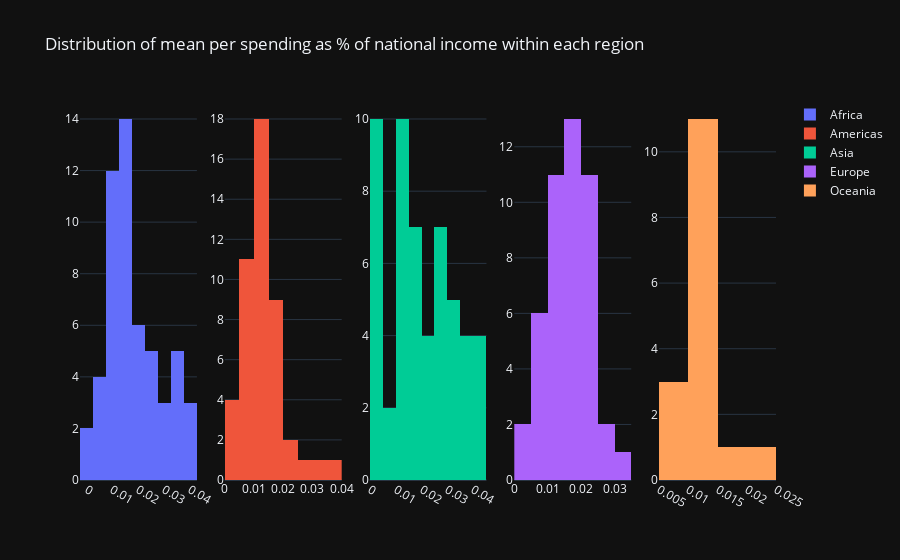

Write notebook code for a chart like this one.
### Code cell
df_after_1980 = defense[defense['year'] >= 1980][['country', 'countryname', 'region', 'subregion', 'value_pct_national_income']].copy()
df_after_1980 = manage_outliers(df_after_1980, 'value_pct_national_income', remove=False)

mean_list = []

for region, region_data in df_after_1980.groupby('region'):
    for country, country_data in region_data.groupby('country'):
        mean_value = country_data['value_pct_national_income'].mean()
        mean_list.append(
            {
                'country': country,
                'region': region,
                'subregion': country_data['subregion'].unique()[0],
                'mean_value': mean_value
            }
        )
        

df = pd.DataFrame(mean_list)

fig = make_subplots(
    rows=1,
    cols=df['region'].nunique()
)

for i, (region, data) in enumerate(df.groupby('region')):
    fig.add_trace(
        go.Histogram(
            x=data['mean_value'],
            name=region
        ),
        row=1,
        col=i+1
    )

fig.update_layout(
    title='Distribution of mean per spending as % of national income within each region'
)

fig.show()

### Figure 1 — Plotly figure (JSON) as saved in the notebook; plotly's stock layout.template omitted (floating-point values rounded to 4 significant figures)
{"data": [{"name": "Africa", "type": "histogram", "x": [0.03825, 0.004249, 0.04, 0.01678, 0.03598, 0.00797, 0.02452, 0.02023, 0.0106, 0.01638, 0.007174, 0.02991, 0.03881, 0.03126, 0.01244, 0.02149, 0.02566, 0.002875, 0.01142, 0.01878, 0.005256, 0.01617, 0.009019, 0.01741, 0.01315, 0.02183, 0.01297, 0.03307, 0.01081, 0.01897, 0.01401, 0.001651, 0.012, 0.01009, 0.03177, 0.0158, 0.00999, 0.02252, 0.02117, 0.03515, 0.01108, 0.02361, 0.03461, 0.01573, 0.03266, 0.01514, 0.01598, 0.01664, 0.01571, 0.01309, 0.008302, 0.01242, 0.02441, 0.00204], "xaxis": "x", "yaxis": "y"}, {"name": "Americas", "type": "histogram", "x": [0.01359, 0.01277, 0.009275, 0.01205, 0.006864, 0.01613, 0.01505, 0.02166, 0.01739, 0.0117, 0.01541, 0.01414, 0.01997, 0.01004, 0.002875, 0.005844, 0.01225, 0.0116, 0.005852, 0.03454, 0.01295, 0.02975, 0.001795, 0.01112, 0.009705, 0.001398, 0.007091, 0.01187, 0.01139, 0.01285, 0.01286, 0.006955, 0.01632, 0.002596, 0.02089, 0.01652, 0.006004, 0.00605, 0.01117, 0.01044, 0.01199, 0.008698, 0.03845, 0.01828, 0.01299, 0.01753, 0.00903], "xaxis": "x2", "yaxis": "y2"}, {"name": "Asia", "type": "histogram", "x": [0.04033, 0.02071, 0.03697, 0.03063, 0.01339, 0.0395, 0.002741, 0.004538, 0.009659, 0.0122, 0.01732, 0.00193, 0.004448, 0.0402, 0.01882, 0.01383, 0.02919, 0.04033, 0.01012, 0.03077, 0.02895, 0.01039, 0.01535, 0.004157, 0.0118, 0.02524, 0.02831, 0.02012, 0.03687, 0.01976, 0.01055, 0.03413, 0.0251, 0.008648, 0.04033, 0.01355, 0.02665, 0.002245, 0.02862, 0.02237, 0.03961, 0.03035, 0.001111, 0.01348, 0.01519, 0.01361, 0.02191, 0.01506, 0.00428, 0.01715, 0.003365, 0.002231, 0.03336], "xaxis": "x3", "yaxis": "y3"}, {"name": "Europe", "type": "histogram", "x": [0.0167, 0.01254, 0.00957, 0.03298, 0.01396, 0.01869, 0.01293, 0.02192, 0.01647, 0.01308, 0.01676, 0.0192, 0.01074, 0.01873, null, 0.02245, 0.02423, 0.008921, 0.01708, 0.0219, 0.01819, 0.01343, 0.008758, 0.01113, 0.004872, 0.01288, 0.01156, 0.00806, 0.01331, 0.0164, 0.004074, 0.01561, 0.02571, 0.006566, 0.02208, 0.02525, 0.00996, 0.01794, 0.0237, 0.02146, 0.01651, 0.02294, 0.0237, 0.02399, 0.01381, 0.01657, 0.02339], "xaxis": "x4", "yaxis": "y4"}, {"name": "Oceania", "type": "histogram", "x": [0.02258, 0.01895, 0.01291, 0.008443, 0.01083, 0.01282, 0.01217, 0.01163, 0.01277, 0.008282, 0.01478, 0.01371, 0.01187, 0.007841, 0.0147, 0.01299], "xaxis": "x5", "yaxis": "y5"}], "layout": {"title": {"text": "Distribution of mean per spending as % of national income within each region"}, "xaxis": {"anchor": "y", "domain": [0, 0.168]}, "xaxis2": {"anchor": "y2", "domain": [0.208, 0.376]}, "xaxis3": {"anchor": "y3", "domain": [0.416, 0.584]}, "xaxis4": {"anchor": "y4", "domain": [0.624, 0.792]}, "xaxis5": {"anchor": "y5", "domain": [0.832, 1]}, "yaxis": {"anchor": "x", "domain": [0, 1]}, "yaxis2": {"anchor": "x2", "domain": [0, 1]}, "yaxis3": {"anchor": "x3", "domain": [0, 1]}, "yaxis4": {"anchor": "x4", "domain": [0, 1]}, "yaxis5": {"anchor": "x5", "domain": [0, 1]}}}
